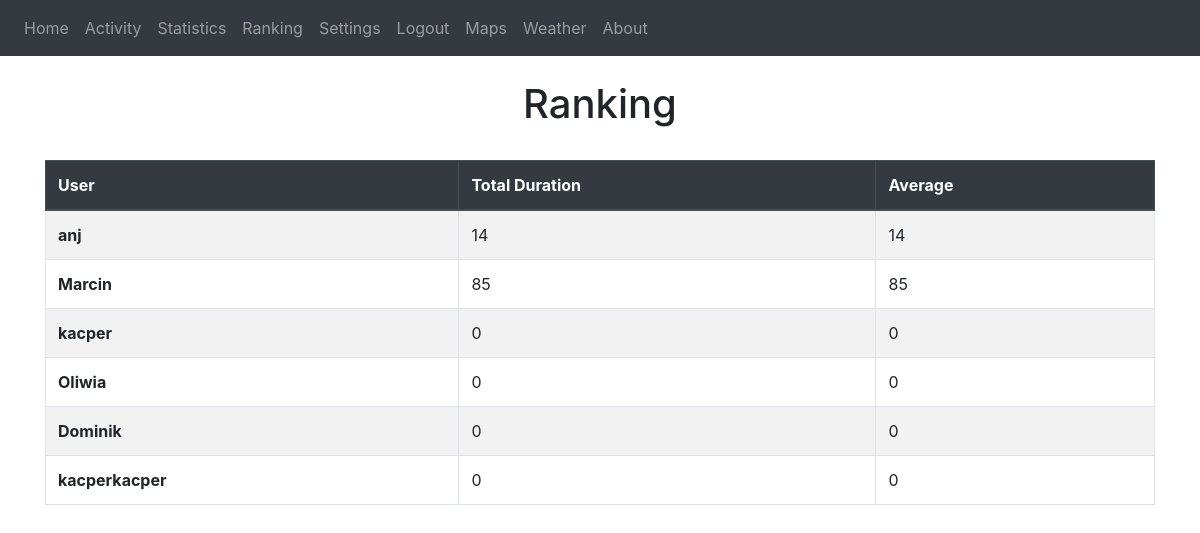
The page /ranking (signed in) on the database its author committed.
### website/models.py (models this page shows)
class User(db.Model, UserMixin):
    id = db.Column(db.Integer, primary_key=True)
    email = db.Column(db.String(150), unique=True)
    password = db.Column(db.String(150))
    first_name = db.Column(db.String(150))
    notes = db.relationship('Note')

### website/views.py (the view)
@views.route('/ranking')
def ranking():
    return render_template("ranking.html", userss=User.query, user=current_user)

### website/__init__.py (called while the page is built)
def create_app():
    app = Flask(__name__)
    app.config['SECRET_KEY'] = 'jhdsgf dshjgfj'
    app.config['SQLALCHEMY_DATABASE_URI'] = f'sqlite:///{DB_NAME}'
    app.config['SQLALCHEMY_TRACK_MODIFICATIONS'] = False
    db.init_app(app)
    from .views import views
    from .auth import auth
    app.register_blueprint(views, url_prefix='/')
    app.register_blueprint(auth, url_prefix='/')
    from .models import User
    from .models import Note
    create_database(app)
    login_manager = LoginManager()
    login_manager.login_view = 'auth.login'
    login_manager.init_app(app)
    @login_manager.user_loader
    def load_user(id):
        return User.query.get(int(id))
    return app

### website/templates/ranking.html (shortened to what this page needs)
{% extends "base.html" %} {% block title %}Ranking{% endblock %}
{% block content %}
<br />
<h1 align="center">Ranking</h1>
<br />
<table class="table table-striped table-bordered table-sortable">
  <thead class="thead-dark">
    <tr>
      <th scope="col">User</th>
      <th scope="col">Total Duration</th>
      <th scope="col">Average</th>
    </tr>
  </thead>
  <tbody>
  {% for users in userss -%}
      <tr>
          <th scope="row">{{users.first_name}}</th>
            {% set duration = [0] -%}
            {% set amount = [0] -%}
            <td>{{ duration[0] }}</td>
            <td>{{ duration[0] }}</td>
      </tr>
  {% endfor %}
  </tbody>
</table>
{% endblock %}

### website/static/style.css (style rules this page uses)
.table-sortable th { cursor: pointer; }

### rows shown on the page
User: first_name "anj", duration "14"
User: first_name "Marcin", duration "85"
User: first_name "kacper", duration "0"
User: first_name "Oliwia", duration "0"
User: first_name "Dominik", duration "0"
User: first_name "kacperkacper", duration "0"
